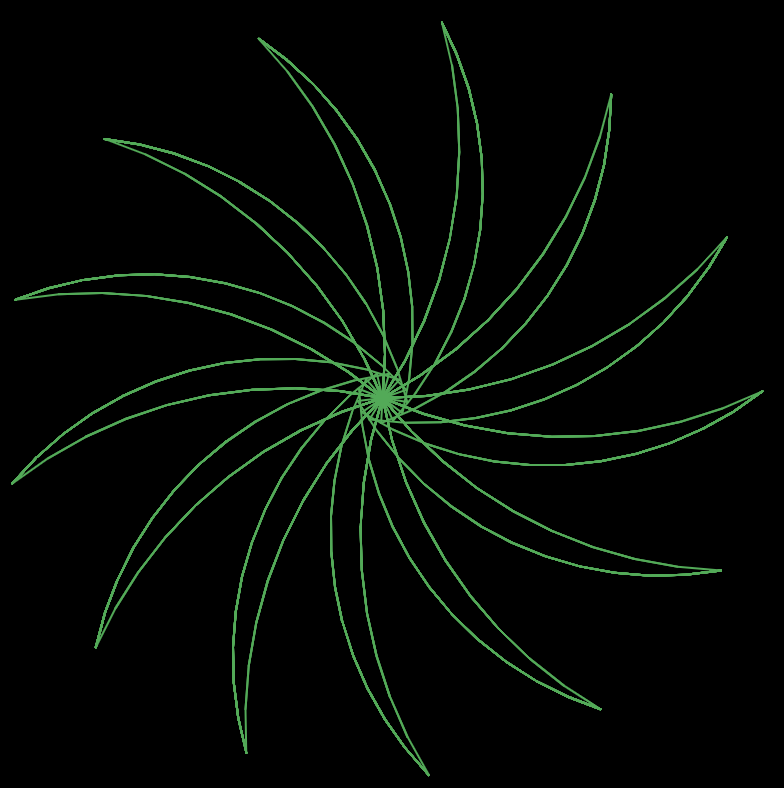

Generate this figure with Python:
from turtle import *

tom = Turtle()
tom.shape('turtle')
tom.speed(0)
tom.width(2)
tom.color('#53aa58')

def sample():
	tom.circle(450,50)
	tom.lt(12)
	tom.circle(350,-70)
	tom.goto(0,0)

for i in range (13):
    sample()
    tom.lt(360.0/10)

tom.hideturtle()
